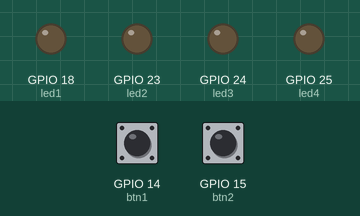
Simulated run of this program. Board: Raspberry Pi (BCM pin numbers). Parts: output pins drawn as LEDs (lit = HIGH). Inputs (shaded band) come from the test bench; at power-on: GPIO 14 (btn1) LOW, GPIO 15 (btn2) LOW.

Above: at 1.2 s.
1.3 s: GPIO 14 (btn1) pulled HIGH for 0.15 s
At 1.39 s:
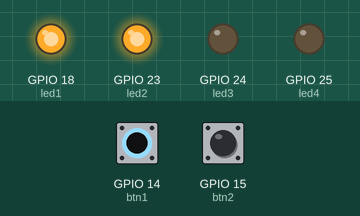
2.9 s: GPIO 15 (btn2) pulled HIGH for 0.15 s
At 2.99 s:
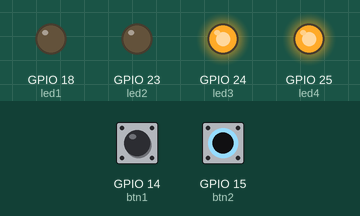
4.5 s: GPIO 15 (btn2) pulled HIGH for 3.2 s
At 8.4 s:
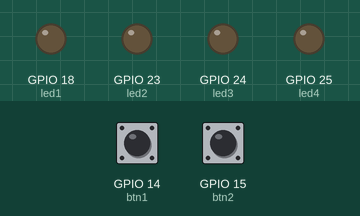
9.2 s: GPIO 14 (btn1) pulled HIGH for 3.2 s
At 9.5 s:
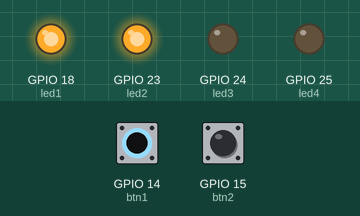
13.9 s: GPIO 14 (btn1) driven HIGH and GPIO 15 (btn2) driven HIGH
At 14.3 s:
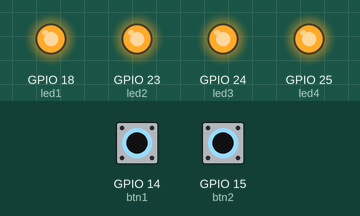
Timing chart, 0 to 16.4 s (numbered marks = the images above; inputs shaded):
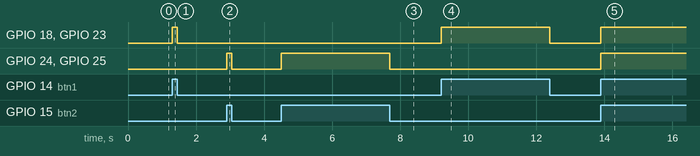

The program:

gpio.py
```python
import RPi.GPIO as g

g.setmode(g.BCM)
btn1, btn2 = 14, 15
led1, led2, led3, led4 = 18, 23, 24, 25
g.setup(btn1, g.IN)
g.setup(btn2, g.IN)
g.setup(led1, g.OUT)
g.setup(led2, g.OUT)
g.setup(led3, g.OUT)
g.setup(led4, g.OUT)

try:
    while True:
        bt = g.input(btn1)
        g.output(led1, bt)
        g.output(led2, bt)
        b1 = g.input(btn2)
        g.output(led3, b1)
        g.output(led4, b1)
except KeyboardInterrupt:
    g.cleanup()
```

Measured:
- after the input at 1.3 s, GPIO 18 (led1), GPIO 23 (led2): LOW → HIGH at once, → LOW 0.15 s later
- after the input at 2.9 s, GPIO 24 (led3), GPIO 25 (led4): LOW → HIGH at once, → LOW 0.15 s later
- after the input at 4.5 s, GPIO 24 (led3), GPIO 25 (led4): LOW → HIGH at once, → LOW 3.2 s later
- after the input at 9.2 s, GPIO 18 (led1), GPIO 23 (led2): LOW → HIGH at once, → LOW 3.2 s later
- after the input at 13.9 s, GPIO 18 (led1), GPIO 23 (led2), GPIO 24 (led3), GPIO 25 (led4): LOW → HIGH at once
